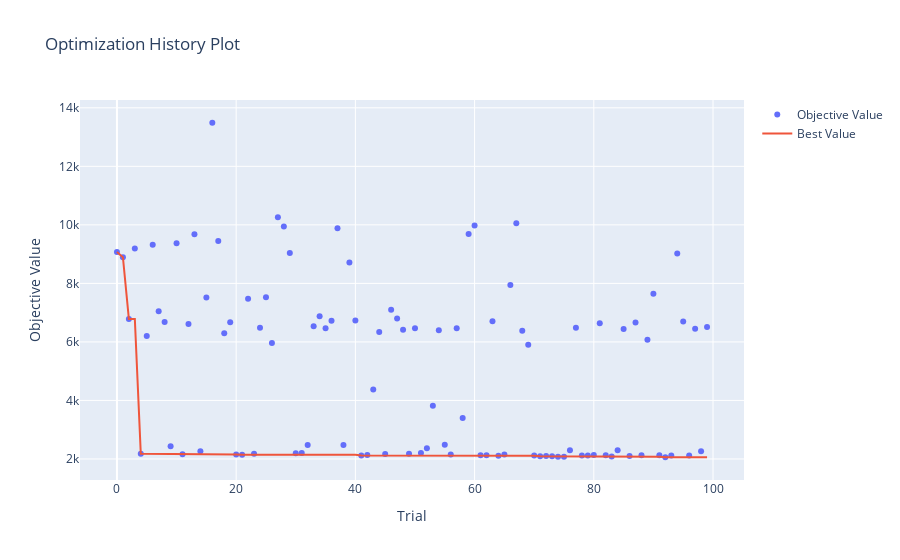

Notebook code for this chart:
### Markdown cell above
**P1**

### Code cell
plot_optimization_history(study)
